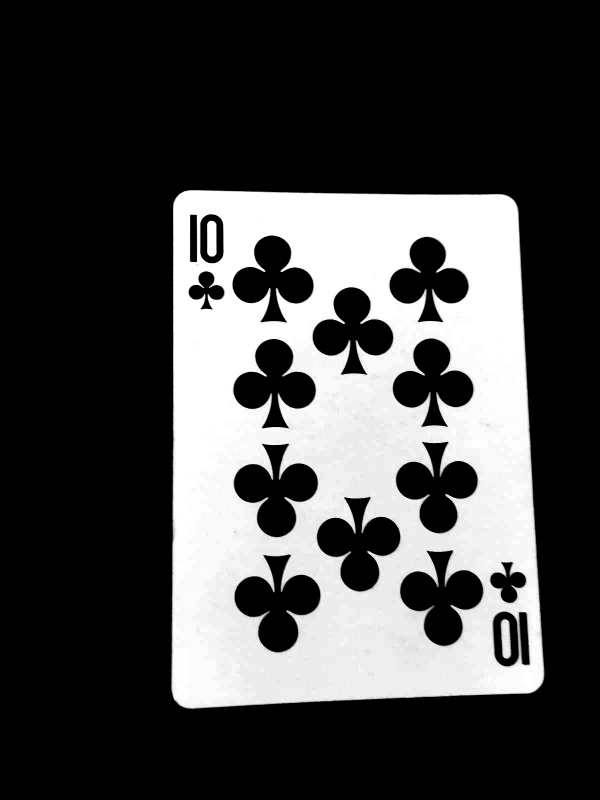
#> input picture templates/suits/clubs.png, 1200 x 1600 px, given in place of the camera (shown at 1/2 size)
$ python card_detector.py
#> lines starting #> are read from the running program, lines starting #| are printed output that depends on the picture; after the words box and inside, x2 and y2 are one past the last pixel; in counts of white or black regions, pixels touching at a corner belong together
#> in main, frame is the input picture: shape (1600, 1200, 3); min 0, max 255, mean 70.7
import cv2
import numpy as np
import imutils
from utils import four_point_transform, extract_corner, detect_symbols

def create_green_mask(frame):
    """Crea una máscara para aislar el tapete verde y facilitar detección de cartas (MEJORADO)"""
    hsv = cv2.cvtColor(frame, cv2.COLOR_BGR2HSV)
#> hsv: shape (1466, 1100, 3); mean H, S, V 0, 0, 70.7

    # --- Rangos HSV ajustados para una mayor robustez ---
    # Se amplía el rango de Tono (H) y se relaja el de Saturación (S) y Valor (V)

    # Rango de verde principal (35-85)
    lower_green1 = np.array([25, 30, 30])  # Tono más bajo, Saturación y Valor más bajos
    upper_green1 = np.array([90, 255, 255])

    mask_green = cv2.inRange(hsv, lower_green1, upper_green1)
#> mask_green: shape (1466, 1100); every value is 0

    # Invertir: queremos las cartas (no verde)
    mask_cards = cv2.bitwise_not(mask_green)
#> mask_cards: shape (1466, 1100); every value is 255

    # Limpiar ruido: se aumenta el tamaño del kernel para una limpieza más agresiva.
    kernel = cv2.getStructuringElement(cv2.MORPH_RECT, (7, 7)) # Kernel aumentado a (7, 7)
    mask_cards = cv2.morphologyEx(mask_cards, cv2.MORPH_CLOSE, kernel, iterations=2) # Más iteraciones de CLOSING
    mask_cards = cv2.morphologyEx(mask_cards, cv2.MORPH_OPEN, kernel, iterations=1)

    return mask_cards

def find_cards(frame):
    """Detecta cartas sobre tapete verde usando segmentación por color (MEJORADO)"""

    mask = create_green_mask(frame)

    # Aplicar la máscara al frame
    masked_frame = cv2.bitwise_and(frame, frame, mask=mask)

    # Convertir a escala de grises
    gray = cv2.cvtColor(masked_frame, cv2.COLOR_BGR2GRAY)

    # Umbral binario: Reducir el umbral a 10 para capturar cartas más oscuras o con sombras.
    _, thresh = cv2.threshold(gray, 10, 255, cv2.THRESH_BINARY)
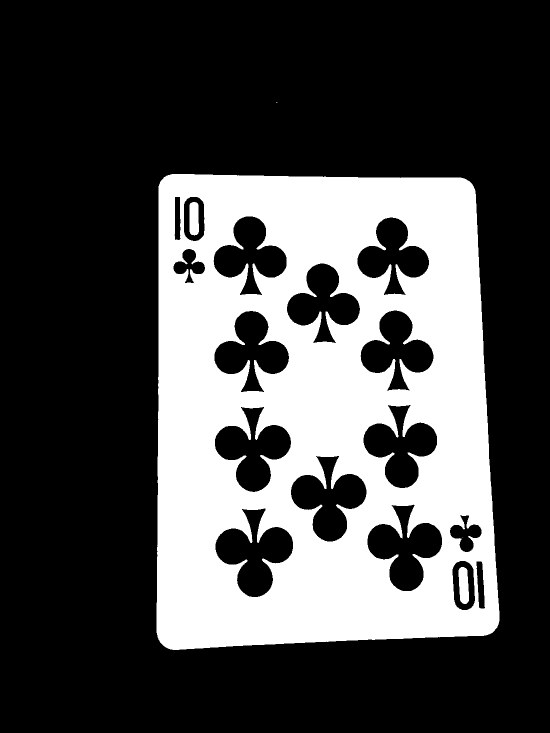
#> thresh: shape (1466, 1100) (shown at 1/2 size); 29.5% white; 5 white regions (2 under 20 px), largest, box (x1, y1, x2, y2) and area: (313, 348, 999, 1300) 473527, (917, 1134, 938, 1208) 1272, (379, 404, 398, 471) 1162

    # Operaciones morfológicas para conectar componentes de la carta
    kernel_large = cv2.getStructuringElement(cv2.MORPH_RECT, (9, 9)) # Kernel más grande
    thresh = cv2.morphologyEx(thresh, cv2.MORPH_CLOSE, kernel_large, iterations=3) # Más iteraciones de CLOSING
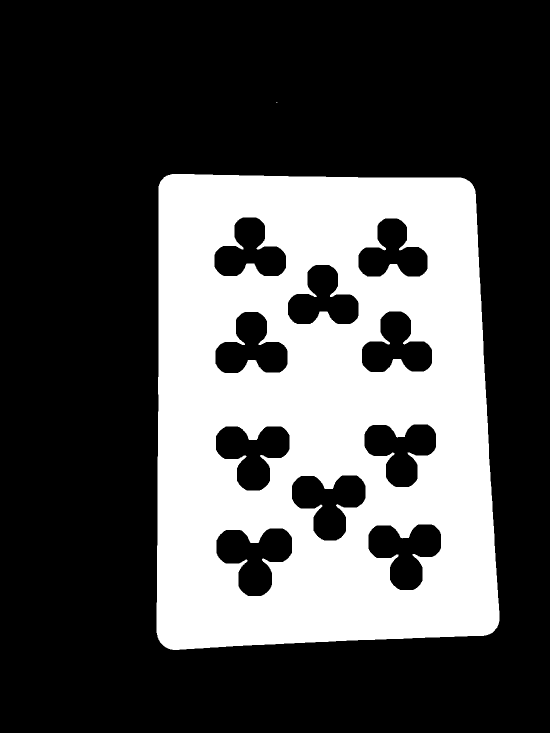
#> thresh: shape (1466, 1100) (shown at 1/2 size); 31.2% white; 2 white regions (1 under 20 px), largest, box (x1, y1, x2, y2) and area: (313, 348, 999, 1300) 502851
    thresh = cv2.dilate(thresh, kernel_large, iterations=2) # Más dilatación para unir bien los bordes
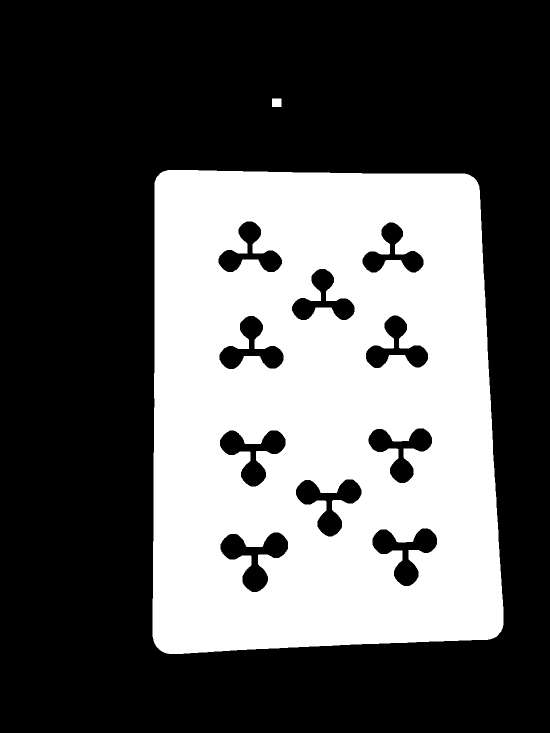
#> thresh: shape (1466, 1100) (shown at 1/2 size); 36.1% white; 2 white regions

    # Encontrar contornos
    cnts = cv2.findContours(thresh, cv2.RETR_EXTERNAL, cv2.CHAIN_APPROX_SIMPLE)
#> cnts = 2 contours; box (x1, y1, x2, y2) and area: (305, 340, 1007, 1308) 637564, (544, 197, 563, 214) 288
    cnts = imutils.grab_contours(cnts)

    cards = []
    for c in cnts:
        area = cv2.contourArea(c)

        # Filtrar por área (se ajustan los límites para ser más inclusivos)
        if area < 6000 or area > 300000: # Se reduce el mínimo (de 8000 a 6000) y se aumenta el máximo
            continue

        # Aproximar el contorno a un polígono
        peri = cv2.arcLength(c, True)
        # Se reduce el factor de aproximación (0.015 a 0.01) para una aproximación más precisa
        approx = cv2.approxPolyDP(c, 0.01 * peri, True)

        # Verificar que sea un cuadrilátero o un pentágono (a veces un reflejo genera 5 vértices)
        if 4 <= len(approx) <= 5:
            # Verificar relación de aspecto de una carta estándar
            x, y, w, h = cv2.boundingRect(approx)
            aspect_ratio = float(w) / h if h > 0 else 0

            # Rangos de relación de aspecto más amplios: 0.4 a 2.5
            if 0.4 < aspect_ratio < 2.5:
                # Verificar que tenga suficiente "blancura"
                mask_roi = mask[y:y+h, x:x+w]
                if mask_roi.size > 0:
                    # Se reduce el umbral de blanco al 50% (de 60% a 50%)
                    white_percentage = np.sum(mask_roi > 0) / mask_roi.size

                    if white_percentage > 0.5: # Al menos 50% blanco
                        pts = approx.reshape(len(approx), 2)

                        # Si es un pentágono, se intenta reducir a un cuadrilátero
                        if len(pts) == 5:
                            # Se usa el bounding box de 4 puntos en lugar de los 5 aproximados para la transformación
                            rect_pts = np.array([[x, y], [x+w, y], [x+w, y+h], [x, y+h]], dtype="float32")
                            # La función four_point_transform espera 4 puntos, debemos asegurarnos de pasar 4 puntos.
                            # Aquí se podría usar un filtro para elegir los 4 vértices más prominentes.
                            # Para simplificar y mantener la robustez, usamos la aproximación *original* (4 puntos)
                            # y si se pasa a 5, se salta. **Volvemos a exigir estrictamente 4 vértices para la perspectiva.**
                            continue

                        warped = four_point_transform(frame, pts)
                        cards.append({
                            'pts': pts,
                            'warped': warped,
                            'area': area,
                            'aspect': aspect_ratio
                        })
#> this loop made 2 passes
#> area on pass 1: 637564.5
#> after the loop, cards = []

    return cards, mask

def main():
    # Intentar abrir la cámara externa (índice 1)
    cap = cv2.VideoCapture(1)

    # Si no funciona, intentar cámara integrada
    if not cap.isOpened():
        print('No se puede abrir la cámara externa (índice 1), intentando con índice 0...')
        cap = cv2.VideoCapture(0)

    if not cap.isOpened():
        print('No se puede abrir ninguna cámara')
        return

    # Configurar resolución (Se mantiene)
    cap.set(cv2.CAP_PROP_FRAME_WIDTH, 1280)
    cap.set(cv2.CAP_PROP_FRAME_HEIGHT, 720)

    # Ajustar exposición para mejor contraste (Se mantiene)
    cap.set(cv2.CAP_PROP_AUTO_EXPOSURE, 0.25)
    cap.set(cv2.CAP_PROP_EXPOSURE, -6)

    print('===========================================')
    print('Detector de Cartas - Tapete Verde (MEJORADO)')
    print('===========================================')
    print('Optimizado para tapete verde de póker')
    print('')
    print('Instrucciones:')
    print('  - Coloca las cartas sobre el tapete verde')
    print('  - Asegúrate de buena iluminación uniforme')
    print('  - Evita sombras sobre las cartas')
    print('')
    print('Controles:')
    print('  - "q": Salir')
    print('  - "d": Mostrar debug (máscaras y procesamiento)')
    print('  - "m": Mostrar solo máscara de detección')
    print('===========================================\n')

    show_debug = False
    show_mask_only = False

    while True:
        ret, frame = cap.read()
        if not ret:
            print("No se pudo leer de la cámara")
            break

        # Redimensionar para mejor rendimiento (Se mantiene)
        frame = imutils.resize(frame, width=1100)
        display_frame = frame.copy()

        # Detectar cartas
        cards, detection_mask = find_cards(frame)
#> cards = []

        # Procesar cada carta detectada
        for idx, card_data in enumerate(cards):
            warped = card_data['warped']
            pts = card_data['pts']

            # Extraer esquina superior izquierda
            corner = extract_corner(warped)

            # Detectar valor y palo
            rank, suit = detect_symbols(corner)

            # Preparar etiqueta con información adicional
            label = f"{rank} de {suit}"

            # Color del contorno según confianza
            # Se añade 'Figura' a la condición de baja confianza
            if 'Desconocido' in rank or 'Desconocido' in suit or 'Figura' in rank or 'Número' in rank:
                color = (0, 165, 255)  # Naranja para baja confianza o clasificaciones genéricas
            else:
                color = (0, 255, 0)  # Verde para buena detección

            # Dibujar contorno de la carta
            cv2.polylines(display_frame, [pts], True, color, 3)

            # Colocar etiqueta con fondo para mejor legibilidad (Se mantiene)
            x, y = pts[0]

            # Asegurar que las coordenadas son enteras para cv2.rectangle y cv2.putText
            x_int, y_int = int(x), int(y)

            # Fondo semi-transparente para el texto
            text_size = cv2.getTextSize(label, cv2.FONT_HERSHEY_SIMPLEX, 0.7, 2)[0]
            cv2.rectangle(display_frame,
                         (x_int, y_int - 35),
                         (x_int + text_size[0] + 10, y_int - 5),
                         (0, 0, 0), -1)

            cv2.putText(display_frame, label, (x_int + 5, y_int - 15),
                       cv2.FONT_HERSHEY_SIMPLEX, 0.7, color, 2)

            # Círculo para indicar esquina superior izquierda
            cv2.circle(display_frame, (x_int, y_int), 6, (255, 0, 0), -1)

            # Modo debug: mostrar cartas procesadas
            if show_debug and idx < 4:  # Limitar a 4 cartas
                # Obtener la imagen de umbral para el debug
                _, _, thresh_corner = separate_rank_and_suit(corner)

                cv2.imshow(f'Debug {idx+1} - Carta', imutils.resize(warped, width=200))
                cv2.imshow(f'Debug {idx+1} - Esquina THRESH', thresh_corner) # Mostrar umbral de esquina
                cv2.imshow(f'Debug {idx+1} - Esquina RGB', corner) # Mostrar la esquina original
#> this loop made 0 passes

        # Mostrar solo máscara si está activado (Se mantiene)
        if show_mask_only:
            mask_colored = cv2.cvtColor(detection_mask, cv2.COLOR_GRAY2BGR)
            # Combinar la imagen original y la máscara
            display_frame = cv2.addWeighted(frame, 0.5, mask_colored, 0.5, 0)

        # Información en pantalla (Se mantiene)
        info_text = f"Cartas: {len(cards)} | q:Salir | d:Debug | m:Mascara"
        cv2.rectangle(display_frame, (5, 5), (490, 35), (0, 0, 0), -1)
        cv2.putText(display_frame, info_text, (10, 25),
                   cv2.FONT_HERSHEY_SIMPLEX, 0.6, (255, 255, 255), 2)
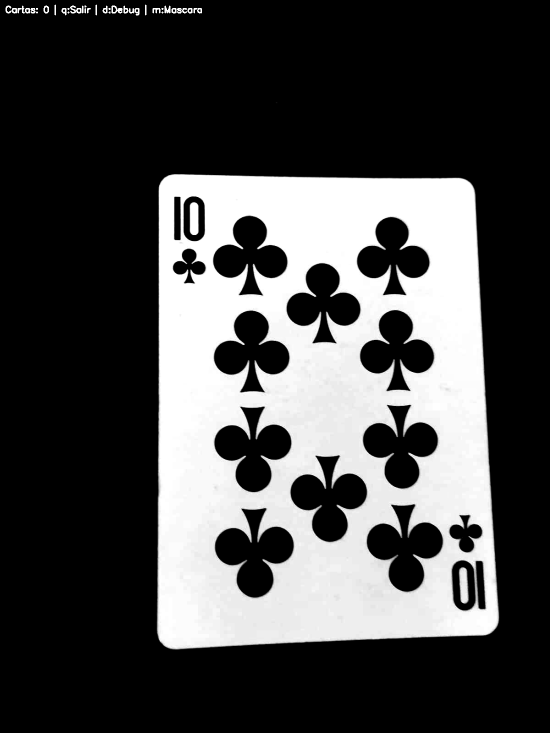
#> display_frame: shape (1466, 1100, 3) (shown at 1/2 size); min 0, max 255, mean 71

        # Indicador de modo (Se mantiene)
        if show_debug:
            cv2.putText(display_frame, "DEBUG ON", (display_frame.shape[1] - 120, 25),
                       cv2.FONT_HERSHEY_SIMPLEX, 0.6, (0, 255, 255), 2)
        if show_mask_only:
            cv2.putText(display_frame, "MASK VIEW", (display_frame.shape[1] - 130, 50),
                       cv2.FONT_HERSHEY_SIMPLEX, 0.6, (255, 0, 255), 2)

        # Mostrar frame principal
        cv2.imshow('Detector de Cartas - Tapete Verde', display_frame)

        # Manejar teclas (Se mantiene)
        key = cv2.waitKey(1) & 0xFF
#> (key q is pressed here)
        if key == ord('q'):
            break
        elif key == ord('d'):
            show_debug = not show_debug
            print(f"Modo debug: {'ACTIVADO' if show_debug else 'DESACTIVADO'}")
            if not show_debug:
                # Cerrar ventanas de debug
                for i in range(4):
                    try:
                        cv2.destroyWindow(f'Debug {i+1} - Carta')
                        cv2.destroyWindow(f'Debug {i+1} - Esquina RGB')
                        cv2.destroyWindow(f'Debug {i+1} - Esquina THRESH')
                    except:
                        pass
        elif key == ord('m'):
            show_mask_only = not show_mask_only
            print(f"Vista de máscara: {'ACTIVADA' if show_mask_only else 'DESACTIVADA'}")

    # Liberar recursos (Se mantiene)
    cap.release()
    cv2.destroyAllWindows()
    print('\nPrograma finalizado')

if __name__ == '__main__':
    main()

$ run again, on templates/suits/diamonds.png
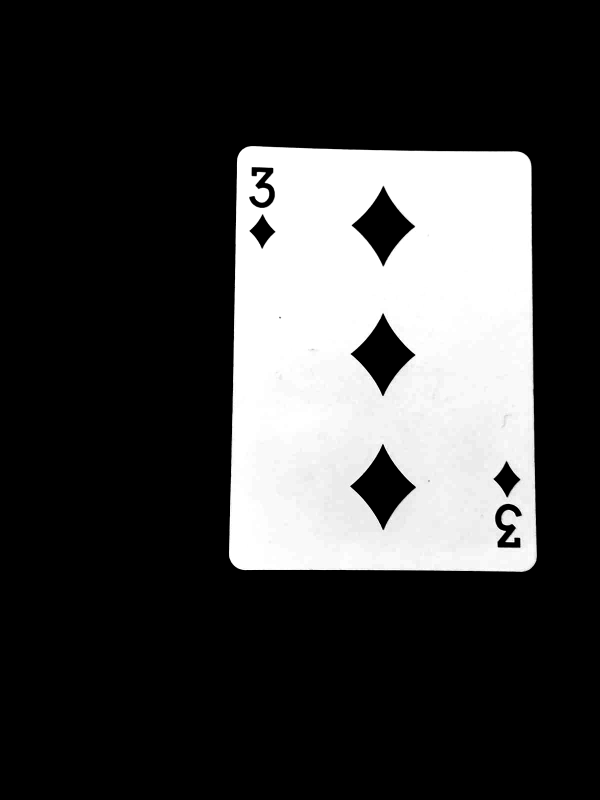
#> input picture templates/suits/diamonds.png, 1200 x 1600 px, given in place of the camera (shown at 1/2 size)
#> in main, frame is the input picture: shape (1600, 1200, 3); min 0, max 255, mean 61.1
#> frame: shape (1466, 1100, 3)
#> hsv: shape (1466, 1100, 3); mean H, S, V 0, 0, 61.1
#> mask_green: shape (1466, 1100); every value is 0
#> mask_cards: shape (1466, 1100); every value is 255
#> in find_cards, `thresh = cv2.dilate(thresh, kernel_large, iterations=2)`:
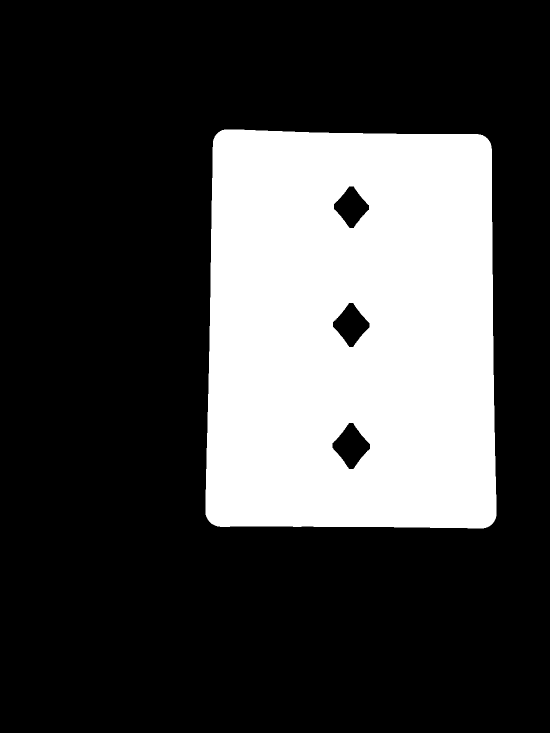
#> thresh: shape (1466, 1100) (shown at 1/2 size); 27.1% white; 1 white region
#> cnts = 1 contour; box (x1, y1, x2, y2) and area: (411, 259, 993, 1057) 446705
#> the loop in find_cards, `for c in cnts:` made 1 pass
#> area on pass 1: 446705
#> after the loop in find_cards, `for c in cnts:`: cards = []
#> in main, `cv2.putText(display_frame, info_text, (10, 25), cv2.FONT_HERSHEY_SIMPL..`:
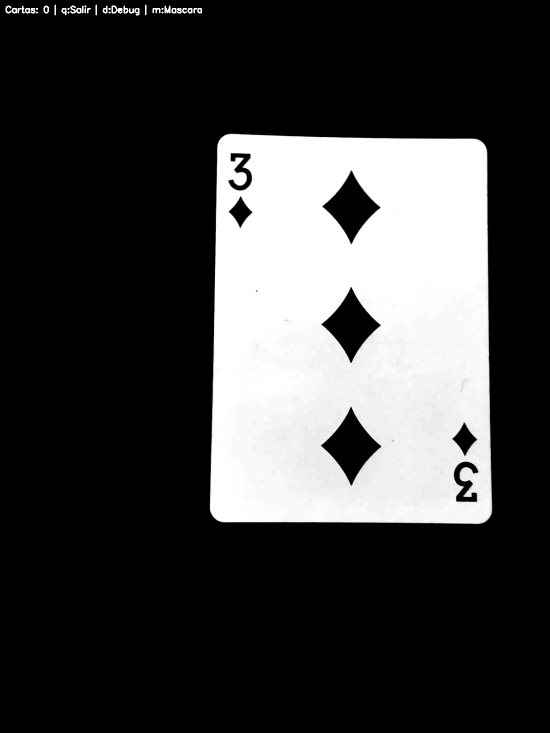
#> display_frame: shape (1466, 1100, 3) (shown at 1/2 size); min 0, max 255, mean 61.5

$ run again, on templates/suits/hearts.png
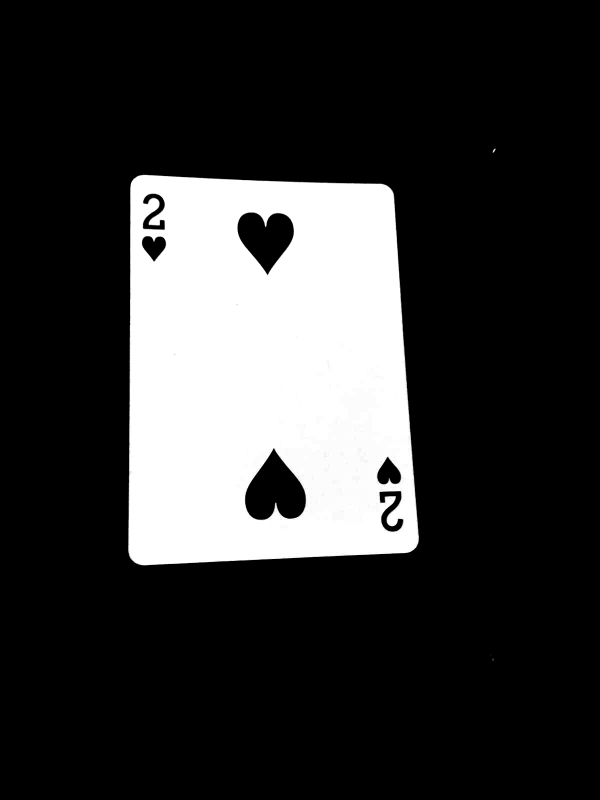
#> input picture templates/suits/hearts.png, 1200 x 1600 px, given in place of the camera (shown at 1/2 size)
#> in main, frame is the input picture: shape (1600, 1200, 3); min 0, max 255, mean 52
#> frame: shape (1466, 1100, 3)
#> hsv: shape (1466, 1100, 3); mean H, S, V 0, 0, 52
#> mask_green: shape (1466, 1100); every value is 0
#> mask_cards: shape (1466, 1100); every value is 255
#> in find_cards, `thresh = cv2.dilate(thresh, kernel_large, iterations=2)`:
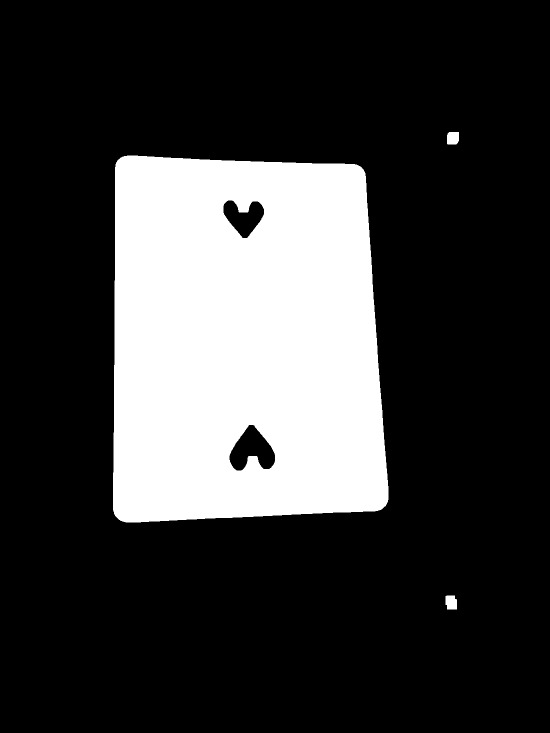
#> thresh: shape (1466, 1100) (shown at 1/2 size); 22.7% white; 3 white regions
#> cnts = 3 contours; box (x1, y1, x2, y2) and area: (226, 311, 777, 1045) 372696, (891, 1191, 914, 1219) 538, (894, 264, 918, 289) 526
#> the loop in find_cards, `for c in cnts:` made 3 passes
#> area on passes 1 to 3: 538, 372695.5, 526
#> after the loop in find_cards, `for c in cnts:`: cards = []
#> in main, `cv2.putText(display_frame, info_text, (10, 25), cv2.FONT_HERSHEY_SIMPL..`:
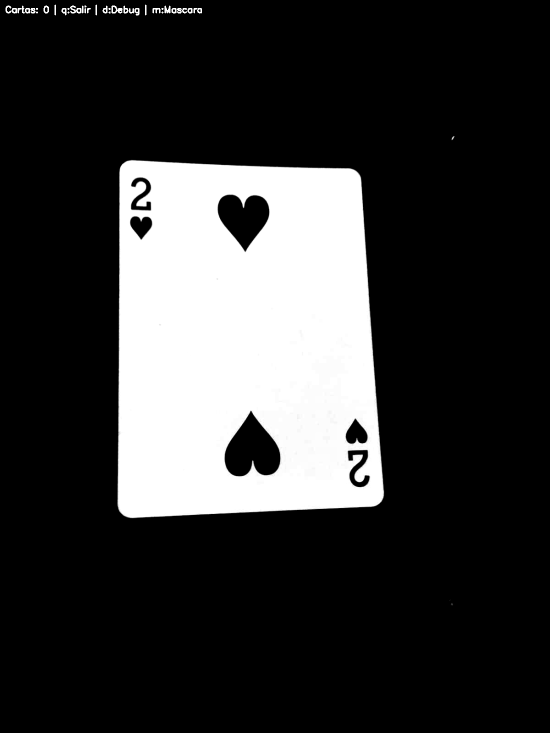
#> display_frame: shape (1466, 1100, 3) (shown at 1/2 size); min 0, max 255, mean 52.3
